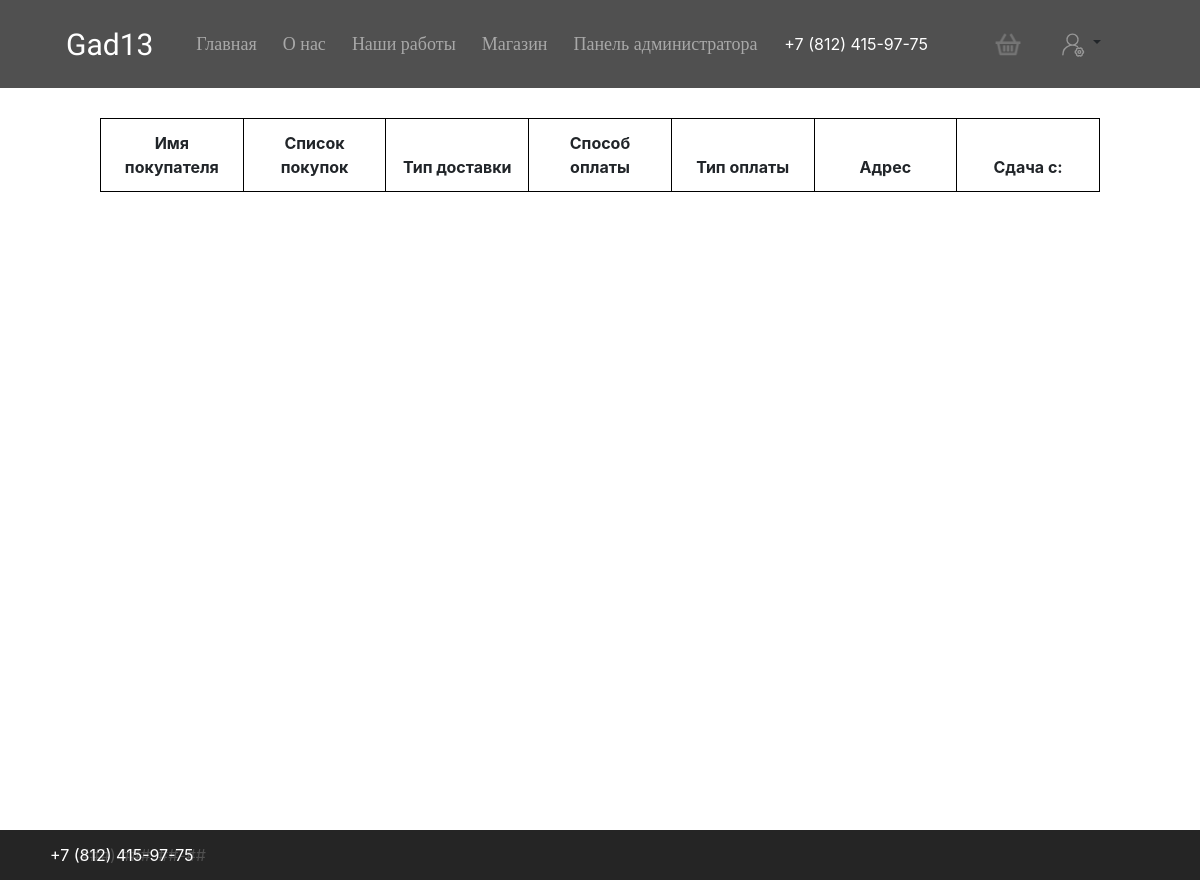
Page /store/history/self/ (signed in) on the earlier database version.
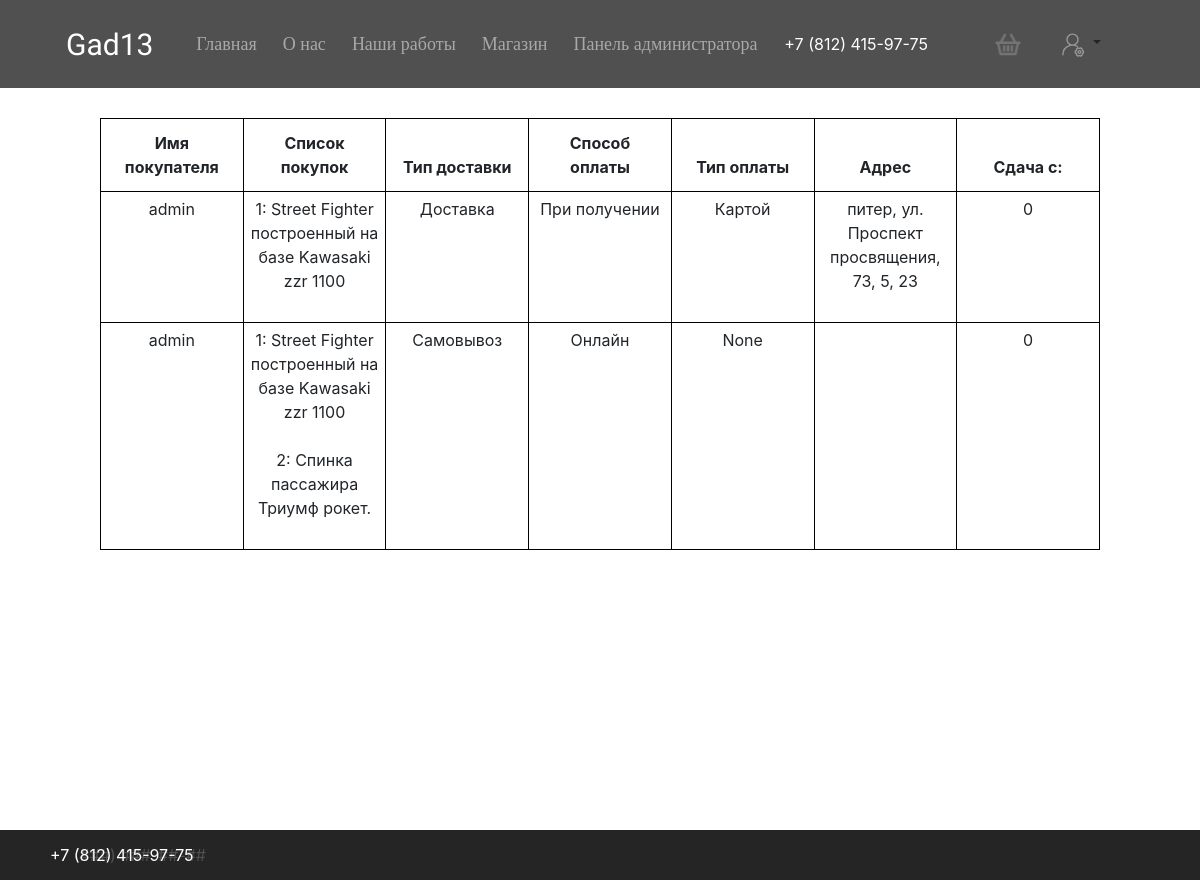
Same page on the later database version.
### store/models.py (models this page shows, shortened)
class Order(models.Model):
    SELF = 'SEL'
    DELIVERY = 'DEL'
    DELIVERY_TYPE_CHOICES = [
        (SELF, 'Самовывоз'),
        (DELIVERY, 'Доставка'),
    ]
    ONLINE = 'ONL'
    OFFLINE = 'OFL'
    PAYMENT_PLACE_CHOICES = [
        (ONLINE, 'Онлайн'),
        (OFFLINE, 'При получении'),
    ]
    CARD = 'CAR'
    CASH = 'CAS'
    PAYMENT_TYPE_CHOICES = [
        (CARD, 'Картой'),
        (CASH, 'Наличными'),
    ]
    delivery_type = models.CharField(
        max_length=3,
        choices=DELIVERY_TYPE_CHOICES,
        default=SELF
    )
    payment_place = models.CharField(
        max_length=3,
        choices=PAYMENT_PLACE_CHOICES,
        default=ONLINE
    )
    payment_type = models.CharField(
        max_length=3,
        choices=PAYMENT_TYPE_CHOICES,
        default=CARD,
        null=True, blank=True,
    )
    city = models.CharField(max_length=100, blank=True, null=True)
    street = models.CharField(max_length=100, blank=True, null=True)
    house = models.CharField(max_length=100, blank=True, null=True)
    corps = models.CharField(max_length=100, blank=True, null=True)
    apartment = models.CharField(max_length=100, blank=True, null=True)
    lease = models.PositiveIntegerField(default=0)
    user = models.ForeignKey(User, on_delete=models.CASCADE)
    products = models.ManyToManyField(Product)
    created_at = models.DateTimeField(auto_now_add=True)
    updated_at = models.DateTimeField(auto_now=True)
    class Meta:
        verbose_name = "Заказ"
        verbose_name_plural = "Заказы"
    def get_full_address(self):
        result = ""
        if self.city:
            result += f'{self.city}'
        if self.street:
            result += f', {self.street}'
        if self.house:
            result += f', {self.house}'
        if self.corps:
            result += f', {self.corps}'
        if self.apartment:
            result += f', {self.apartment}'
        return result

class Product(models.Model):
    title = models.CharField(max_length=255, verbose_name="Название продукта")
    description = models.TextField(verbose_name="Описание продукта")
    price = models.PositiveIntegerField(verbose_name="Цена продукта")
    amount = models.PositiveIntegerField(verbose_name="Остаток а наличии")
    selled = models.IntegerField(default=0 ,verbose_name="Продано товаров")
    category = models.ForeignKey(Category, on_delete=models.CASCADE, null=True)
    created_at = models.DateTimeField(auto_now_add=True)
    updated_at = models.DateTimeField(auto_now=True)
    class Meta:
        verbose_name = "Продукт"
        verbose_name_plural = "Продукты"

### store/views.py (the view, shortened to what this page needs)
# urls.py: path('history/self/', views.HistoryDetailView.as_view(), name='history-detail'),
class HistoryDetailView(View):
    template_name = 'history_self.html'
    def get_context(self, request):
        context = {}
        orders = Order.objects.filter(user=request.user)
        context['orders'] = orders
        return context
    def get(self, request, *args, **kwargs):
        context = self.get_context(request)
        return render(request, self.template_name, context)

### store/templates/history_self.html (shortened to what this page needs)
{% extends 'base_store.html' %}
{% block content %}
{% load static %}
<main>
  <div class="profile"  style="padding: 0 100px;">
    <table class="table">
        <thead>
        <tr>
            <th>Имя покупателя</th>
            <th>Список покупок</th>
            <th>Тип доставки</th>
            <th>Способ оплаты</th>
            <th>Тип оплаты</th>
            <th>Адрес</th>
            <th>Сдача с:</th>
        </tr>
        </thead>
        <tbody>
        {% for order in orders %}
        <tr>
            <td>{{ order.user.username }}</td>
            <td>{% for product in order.products.all %} {{ forloop.counter }}: {{ product.title}}<br><br> {% endfor %}</td>
            <td>{{ order.get_delivery_type_display }}</td>
            <td>{{ order.get_payment_place_display }}</td>
            <td>{{ order.get_payment_type_display }}</td>
            <td>{{ order.get_full_address }}</td>
            <td>{{ order.lease }}</td>
        </tr>
        {% endfor %}
        </tbody>
    </table>
  </div>
</main>
<footer>
  <p>+7 (###) ###-##-##</p>
</footer>
{% endblock %}

Differences in the rows shown:
added Order: user.username "admin", delivery_type "Доставка", payment_place "При получении", payment_type "Картой", get_full_address "питер, ул. Проспект просвящения, 73, 5, 23", lease "0"
now on this page (row edited): Product: title "Street Fighter построенный на базе Kawasaki zzr 1100"
added Order: user.username "admin", delivery_type "Самовывоз", payment_place "Онлайн", payment_type "None", lease "0"
now on this page (row edited): Product: title "Спинка пассажира Триумф рокет.", shown under "admin"
